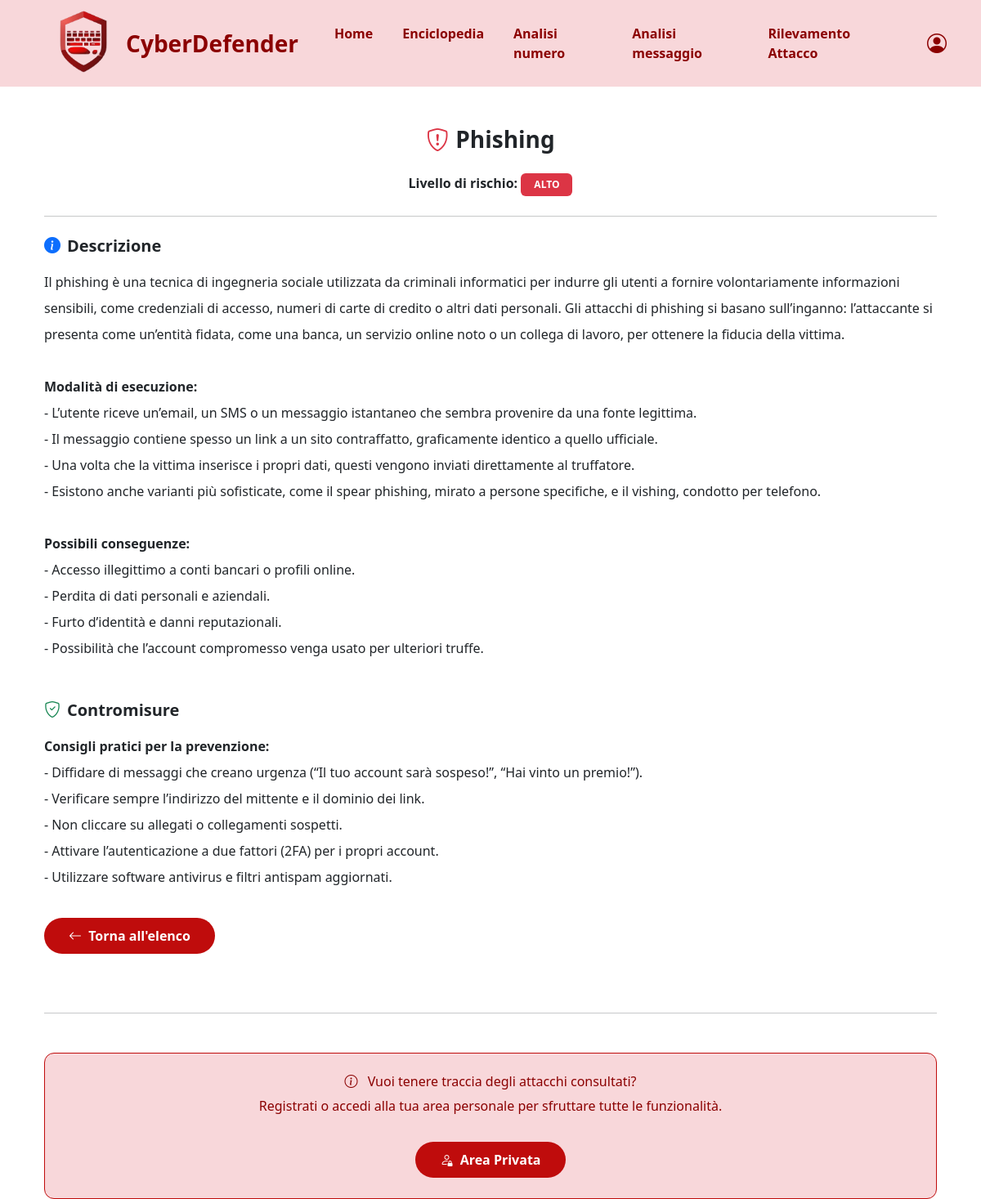
The app's page /enciclopedia_attacchi/1/ with its own data.
### enciclopedia/models.py (models this page shows)
class Attacco(models.Model):
    id = models.AutoField(primary_key=True)
    nome_attacco = models.CharField(max_length=255)
    descrizione = models.TextField()
    livello_rischio = models.CharField(
        max_length=100,
        choices=[
            ('basso', 'Basso'),
            ('medio', 'Medio'),
            ('alto', 'Alto')
        ],
        default='basso',
        null=False,
        blank=False
    )
    contromisure = models.TextField()
    enciclopediaattacchi = models.ForeignKey(EnciclopediaAttacchi, on_delete=models.CASCADE)

### enciclopedia/views.py (the view)
# urls.py: path('enciclopedia_attacchi/<int:attacco_id>/', enciclopedia_attacchi, name='enciclopedia_attacchi'),
def enciclopedia_attacchi(request, attacco_id):
    attacco = get_object_or_404(Attacco, id=attacco_id)
    def formatta_testo(testo):
        testo = testo.replace('\\n', '\n').replace('\\', '')
        from django.utils.html import escape, mark_safe
        testo = escape(testo)
        titoli = [
            "Modalità di esecuzione:",
            "Possibili conseguenze:",
            "Consigli pratici per la prevenzione:"
        ]
        for titolo in titoli:
            testo = testo.replace(titolo, f"<strong>{titolo}</strong>")
        return mark_safe(testo)
    attacco.descrizione = formatta_testo(attacco.descrizione)
    attacco.contromisure = formatta_testo(attacco.contromisure)
    utente_id = request.session.get('utente_id')
    if utente_id:
        try:
            utente = Utente.objects.get(id=utente_id)
            ConsultazioneAttacco.objects.create(
                attacco=attacco,
                utente=utente,
                ora_consultazione=timezone.now().time()
            )
            print("Consultazione salvata per utente:", utente.email)
        except Utente.DoesNotExist:
            print("Utente non trovato in sessione")
        except Exception as e:
            print("Errore salvataggio consultazione:", e)
    else:
        print("Nessun utente loggato in sessione")
    return render(request, 'enciclopedia_attacchi.html', {'attacco': attacco})

### templates/enciclopedia_attacchi.html (shortened to what this page needs)
{% extends "base.html" %}
{% load static %}
{% block content %}
<div class="container mt-5">
    <h1 class="mb-4 text-center fw-bold fs-3">
        <i class="bi bi-shield-exclamation text-danger me-2"></i>{{ attacco.nome_attacco }}
    </h1>
    <p class="text-center fs-6">
        <strong>Livello di rischio:</strong>
        {% if attacco.livello_rischio == "alto" %}
            <span class="badge bg-danger text-uppercase px-3 py-2 fs-7">{{ attacco.livello_rischio }}</span>
        {% elif attacco.livello_rischio == "medio" %}
            <span class="badge bg-warning text-dark text-uppercase px-3 py-2 fs-7">{{ attacco.livello_rischio }}</span>
        {% else %}
            <span class="badge bg-success text-uppercase px-3 py-2 fs-7">{{ attacco.livello_rischio }}</span>
        {% endif %}
    </p>
    <hr class="my-4">
    <section>
        <h3 class="mb-3 fs-5 fw-semibold">
            <i class="bi bi-info-circle-fill text-primary me-2"></i>Descrizione
        </h3>
        <p class="fs-6 lh-lg mb-4">{{ attacco.descrizione|linebreaksbr }}</p>
    </section>
    <section class="mt-5 mb-3">
        <h3 class="mb-3 fs-5 fw-semibold">
            <i class="bi bi-shield-check text-success me-2"></i>Contromisure
        </h3>
        <p class="fs-6 lh-lg mb-4">{{ attacco.contromisure|linebreaksbr }}</p>
    </section>
    <a href="{% url 'enciclopedia_indice' %}" class="btn btn-custom fs-6 mb-4">
        <i class="bi bi-arrow-left me-1"></i> Torna all'elenco
    </a>
    <hr class="my-5">
    <div class="alert mb-0 text-center fs-6" style="background-color: #f8d7da; color: #8b0000; border: 1px solid #bf0c0c; border-radius: 12px; padding: 25px;">
        <h5 class="mb-2 fs-6">
            <i class="bi bi-info-circle me-2"></i> Vuoi tenere traccia degli attacchi consultati?
        </h5>
        <p class="mb-3">Registrati o accedi alla tua area personale per sfruttare tutte le funzionalità.</p>
        <a href="/login" class="btn btn-custom fs-6 mt-3 d-inline-block mx-auto">
            <i class="bi bi-person-lock me-1"></i> Area Privata
        </a>
    </div>
</div>
{% endblock %}

### website/static/css/styles.css (style rules this page uses)
.btn-custom { background-color: #bf0c0c; color: white; border-radius: 30px; padding: 10px 30px; transition: background-color 0.3s ease; font-size: 18px; text-decoration: none; border: none; cursor: pointer; font-weight: 600; margin-top: 10px; }

### records on screen
Attacco: nome_attacco "Phishing", livello_rischio "ALTO", descrizione "Il phishing è una tecnica di ingegneria sociale utilizzata da criminali informatici per indurre gli utenti a fornire volontariamente informazioni sensibili, come credenziali di accesso, numeri di carte di credito o altri dati personali. Gli attacchi di phishing si basano sull’inganno: l’attaccante si presenta come un’entità fidata, come una banca, un servizio online noto o un collega di lavoro, per ottenere la fiducia della vittima. Modalità di esecuzione: - L’utente riceve un’email, un SMS o un messaggio istantaneo che sembra provenire da una fonte legittima. - Il messaggio contiene spesso un link a un sito contraffatto, graficamente identico a quello ufficiale. - Una volta che la vittima…", contromisure "Consigli pratici per la prevenzione: - Diffidare di messaggi che creano urgenza (“Il tuo account sarà sospeso!”, “Hai vinto un premio!”). - Verificare sempre l’indirizzo del mittente e il dominio dei link. - Non cliccare su allegati o collegamenti sospetti. - Attivare l’autenticazione a due fattori (2FA) per i propri account. - Utilizzare software antivirus e filtri antispam aggiornati."
